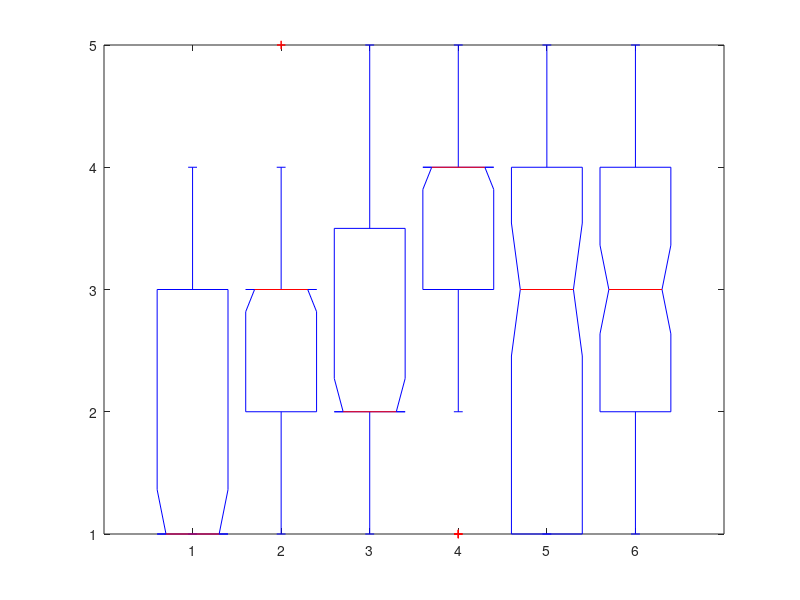
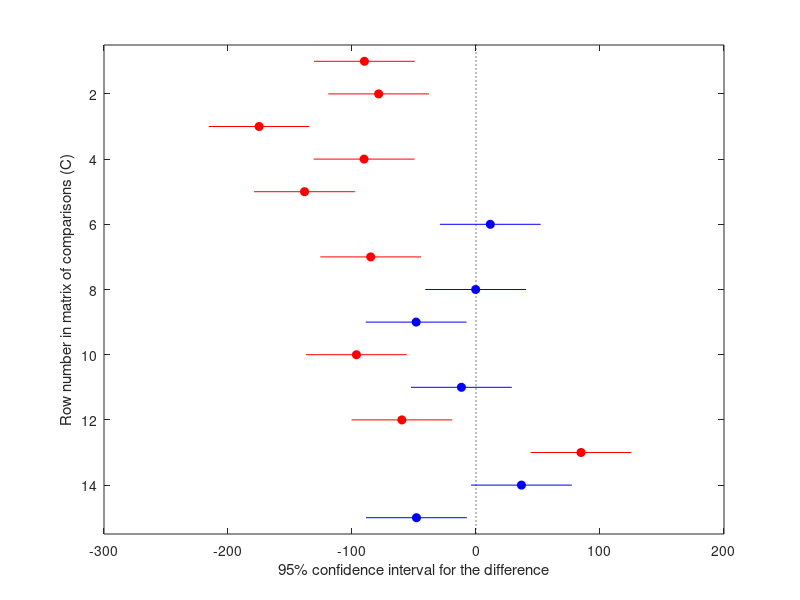

Source code (MATLAB) for these figures, in order: (Note: this script raises an error after producing the figures.)

LIN=[1 1 1 1 1 1 1 1 1 3 2 2 1 -1 1 1 1 1 3 3 3 1 1 1 1 4 1 5 5 5 0 3 3 1 3 1 1 1 1 1 1 1 1 3 1 3 3 2 1 1 1 1 1 1 1 1 1 1 2 1 1 2 1 1 1 1 1 1 1 1 1 1 1 1 1];
SIN=[3 3 3 3 3 3 2 3 4 2 2 1 1 1 1 1 1 1 4 4 3 1 1 1 3 2 2 4 4 4 1 4 4 1 1 1 1 1 1 1 1 1 3 3 3 2 3 3 1 1 1 1 1 1 1 1 1 1 1 1 1 1 1 1 1 1 1 1 1 1 2 1 2 1 1];
POISS=[3 3 4 4 3 4 4 4 4 3 4 3 1 1 1 1 1 1 2 2 2 1 1 1 2 2 2 3 2 2 0 1 1 1 1 1 1 1 1 1 1 1 1 1 1 3 3 2 1 1 1 1 1 1 1 1 1 1 1 1 1 1 1 1 1 1 1 1 1 1 1 1 1 1 1];
SA1=[2 2 1 3 4 4 2 2 2 3 1 4 2 2 1 2 2 3 3 3 2 4 4 4 3 4 4 4 5 5 3 3 2 1 1 1 3 3 3 3 3 3 3 3 3 1 2 4 3 3 3 2 2 2 2 2 2 3 3 3 3 4 3 2 3 2 2 3 3 2 2 2 3 2 2];
SA2=[1 2 2 4 5 4 2 2 2 5 5 5 1 1 1 1 2 2 1 2 3 4 3 4 4 3 3 5 5 5 4 5 5 1 2 2 2 2 2 2 2 2 5 5 5 2 3 4 2 2 2 2 2 2 2 2 2 2 2 2 2 2 2 3 2 2 3 2 2 2 1 1 2 1 1];
FA1=[3 5 5 5 5 5 2 2 2 5 5 5 1 1 2 1 1 3 3 4 3 4 4 1 4 4 4 5 5 5 5 4 5 4 4 4 2 2 2 2 2 2 4 5 3 5 5 5 4 4 4 3 4 4 3 4 4 3 4 3 4 3 4 3 4 3 3 4 4 4 4 3 4 4 4];
FA2=[2 2 2 5 5 5 1 1 1 4 5 5 1 1 1 1 1 1 2 3 3 1 1 1 4 3 3 5 5 5 5 5 5 1 1 1 3 3 3 3 3 3 3 3 4 4 4 4 4 4 4 1 1 2 1 1 2 4 4 4 3 3 3 1 2 3 3 2 2 2 2 2 2 2 2];
FULL=[3 3 3 4 5 5 3 2 3 5 5 5 2 3 2 3 3 3 3 2 4 1 2 1 3 4 4 5 5 5 2 4 4 4 4 4 4 4 4 4 4 4 4 3 4 3 4 4 3 3 2 2 2 1 2 2 1 4 4 4 4 4 4 2 3 2 3 2 2 2 2 3 2 2 2];

[P, ANOVATAB, STATS]=kruskalwallis([SIN', SA1',SA2',FA1',FA2',FULL'],[1:6]);
c=multcompare(STATS);
tbl = array2table(c,"VariableNames", ...
    ["Group A","Group B","Lower Limit","A-B","Upper Limit","P-value"])
%%

hold on
scatter(0.7:0.00405:1,LIN,'filled');
scatter(1.7:0.00405:2,SIN,'filled');
scatter(2.7:0.00405:3,POISS,'filled');
scatter(3.7:0.00405:4,SA1,'filled');
scatter(4.7:0.00405:5,SA2,'filled');
scatter(5.7:0.00405:6,FA1,'filled');
scatter(6.7:0.00405:7,FA2,'filled');
scatter(7.7:0.00405:8,FULL,'filled');
ylim([0 5])
hold off

%% 
five=5*ones(1,10);
NF=five./[4.27 3.945 4.03 3.92 4.27 3.745 4.08 3.795 4.035 3.9];
DISC=five./[4.115 4.035 4.07 4.035 4.1 3.94 3.97 4.07 4.265 3.65];
BIOM=five./[4.265 4.13 4.2 4.27 4.655 4.33 4.62 4.47 3.73 4.125];
LIN=five./[4.22 3.75 4.075 3.97 3.94 4.1 4.225 4.335 4.26 4.07];

hold on
scatter(0.8:0.021:1,NF,'filled');
scatter(1.8:0.021:2,LIN,'filled');
scatter(2.8:0.021:3,DISC,'filled');
scatter(3.8:0.021:4,BIOM,'filled');

ylim([0 1.4])
hold off